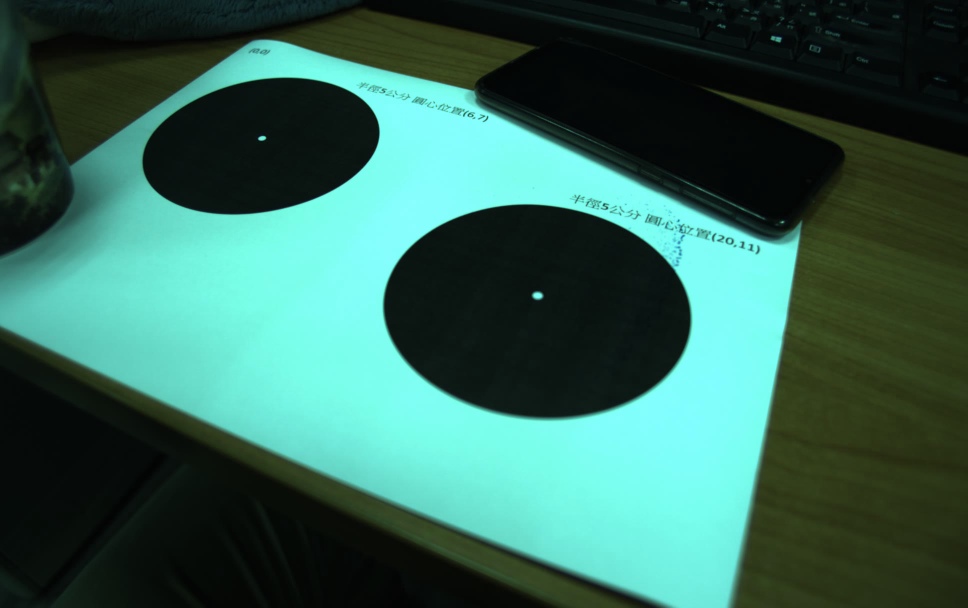
#> input picture Left.png, 1936 x 1216 px (shown at 1/2 size)
$ python EllipsesDetection.py   (older library calls are emulated)
#> lines starting #> are read from the running program, lines starting #| are printed output that depends on the picture; after the words box and inside, x2 and y2 are one past the last pixel; in counts of white or black regions, pixels touching at a corner belong together
import cv2
import numpy as np
import math
import time
import os, glob

class EllipsesDetection():
    """docstring for EllipsesDetection"""
    def __init__(self, img, intrinsic, distortion, radius=1, saveImgs=None):
        super(EllipsesDetection, self).__init__()

        self.imgC = img
        self.saveImgs = saveImgs
        self.intrinsic = intrinsic
        self.distortion = distortion
        self.radius = radius
        self.ellipses_ = []
        self.ori_h, self.ori_w, _ = img.shape
        if self.saveImgs != None:
            self.draw = np.zeros((img.shape[0]*2, img.shape[1]*2, 3), 'uint8')
            if not os.path.isdir(self.saveImgs):
                os.makedirs(self.saveImgs)
            else:
                for f in glob.glob(os.path.join(self.saveImgs, '*')):
                    os.remove(f)

        self.findEllipses()
        self.estimatePose()

    class ObliqueCone(object):
        """docstring for ObliqueCone"""
        # [83 lines left out: functions __init__, set, pose, not called in this run]

        def rotation2Normal(self, i):
            pass

        # [13 lines left out: function normal2Rotation, not called in this run]

    class Ellipse(object):
        """docstring for Ellipse"""
        # [13 lines left out: function __init__, not called in this run]

    class Marker(object):
        """docstring for Marker"""
        def __init__(self):
            super(EllipsesDetection.Marker, self).__init__()


    def findEllipses(self):
        t1 = time.time()
        self.edge_detection()
        t2 = time.time()
        print('Done Edge detection {} (sec)'.format(t2 - t1))
        self.contour_detection()
        t1 = time.time()
        print('Done Contour detection {} (sec)'.format(t1 - t2))
        self.hough_ellipses()
        t2 = time.time()
        print('Done Ellipses detection {} (sec)'.format(t2 - t1))
        pass

    def edge_detection(self):
        gray = cv2.cvtColor(self.imgC, cv2.COLOR_BGR2GRAY)
        # gray = cv2.GaussianBlur(gray, (3, 3), 0).astype(int)
        self.edges = cv2.Canny(gray.astype('uint8'), 85, 85*3, apertureSize=3)

    def contour_detection(self):
        self.contours, self.hierarchy = cv2.findContours(self.edges,
            cv2.RETR_TREE, cv2.CHAIN_APPROX_NONE)

    def hough_ellipses(self):
        for i, cnt in enumerate(self.contours):
            if len(cnt) > (self.ori_h+self.ori_w) / 7 and len(cnt) < (self.ori_h+self.ori_w) * 6 / 7:
                print('contours #{}'.format(i))
                cnt = cnt.reshape(-1,2)
                x_g, y_g = np.round(cnt.sum(0)/len(cnt)).astype(int)

                # setup center and a with geometric constrain
                x = np.arange(self.ori_w)
                y = np.arange(self.ori_h)
                xv, yv = np.meshgrid(x,y)
                max_distance = np.zeros((self.ori_h, self.ori_w), int)
                max_st = time.time()
                # [5 lines of commented-out code are left out]

                patch_size = 100
                max_distance_patch = np.zeros((patch_size*2, patch_size*2), int)
                xv_p = np.expand_dims(xv[y_g-patch_size:y_g+patch_size,x_g-patch_size:x_g+patch_size], axis=2).repeat(len(cnt), axis=2)
                yv_p = np.expand_dims(yv[y_g-patch_size:y_g+patch_size,x_g-patch_size:x_g+patch_size], axis=2).repeat(len(cnt), axis=2)
                distance = np.sqrt((xv_p - cnt[:,0])**2 + (yv_p - cnt[:,1])**2)
                max_distance_patch = distance.max(axis=2)
                assert max_distance_patch.shape == (patch_size*2, patch_size*2), 'max_distance_patch.shape = {}'.format(max_distance_patch.shape)
                a = np.min(max_distance_patch)
                center_px, center_py = np.where(max_distance_patch == a)
                center_y = xv_p[center_px, center_py, 0]
                center_x = yv_p[center_px, center_py, 0]
                max_distance[y_g-patch_size:y_g+patch_size,x_g-patch_size:x_g+patch_size] = max_distance_patch

                # [4 lines of commented-out code are left out]

                print("Max:", time.time() - max_st)
                print(np.array([center_x,center_y]))
                center = (center_x.sum()/len(center_x), center_y.sum()/len(center_y))
                print(center, a)

                tmp_img = np.copy(self.imgC)
                tmp_cnt = np.zeros_like(tmp_img)
                if self.saveImgs != None:
                    cv2.drawContours(tmp_img,[cnt],-1,(0,0,255),1)
                    cv2.drawContours(tmp_cnt,[cnt],-1,(255,255,255),1)
                    cv2.circle(tmp_img,(round(center[1]), round(center[0])), 5, (0,0,255), 1)
                    cv2.circle(tmp_cnt,(round(center[1]), round(center[0])), 5, (0,0,255), 1)
                    self.draw[:self.ori_h, :self.ori_w] = tmp_img
                    self.draw[self.ori_h:, :self.ori_w] = tmp_cnt
                    self.draw[:self.ori_h, self.ori_w:] = cv2.cvtColor(((max_distance/np.max(max_distance))*255).astype('uint8'), cv2.COLOR_GRAY2BGR)
                    self.draw[self.ori_h:, self.ori_w:] = [255, 255, 255]

                # hough transform and voting
                hough_st = time.time()
                hough_space = np.zeros((int(a+1), 180), int)
                for pt in cnt:
                    for w in range(0,180): # theta
                        G = w * math.pi / 180
                        XX = ((pt[0]-center[1])*math.cos(G)+(pt[1]-center[0])*math.sin(G))**2/(a**2)
                        YY = (-(pt[0]-center[1])*math.sin(G)+(pt[1]-center[0])*math.cos(G))**2
                        B = round(math.sqrt(abs(YY/(1-XX)))+1)
                        if B > 0 and B <= a:
                             hough_space[B,w] = hough_space[B,w]+1
                print("Hough:", time.time() - hough_st)

                # [9 lines of commented-out code are left out]

                max_para = hough_space.max()
                b, w = np.where(hough_space > max_para - len(cnt)/10) # select group of answers rather than just one
                max_para = hough_space[b,w]
                max_para = max_para.sum()/len(max_para)
                max_para = max_para.sum()#/len(max_para)
                bb = b.sum()/len(b) # avg b
                ww = w.sum()/len(w) # avg theta

                if max_para <= len(cnt)*0.15 or a/bb > 2.5:
                    print('[No result] {}/{} < 0.2, a/b {} > 2.5'.format(max_para, len(cnt), a/bb))
                else:
                    print('[Detected] b = {}, theta={}'.format(bb, ww*math.pi/180))
                    self.ellipses_.append(EllipsesDetection.Ellipse((a, bb), (center[1], center[0]), ww, (self.ori_w, self.ori_h)))

                    if self.saveImgs != None:
                        tmp = np.copy(self.imgC)
                        tmp = cv2.ellipse(tmp, ((center[1], center[0]), (a*2, bb*2), ww), (0, 255, 0), 1)
                        tmp_cnt = cv2.ellipse(tmp_cnt, ((center[1], center[0]), (a*2, bb*2), ww), (0, 255, 0), 1)
                        self.draw[self.ori_h:, :self.ori_w] = tmp_cnt
                        self.draw[self.ori_h:, self.ori_w:] = tmp
                        # cv2.imshow('result', tmp)
                        # cv2.waitKey(0)
                        # cv2.destroyAllWindows()

                if self.saveImgs != None:
                    hough_space = ((hough_space/hough_space.max()) * 255).astype('uint8')
                    hough_space = cv2.cvtColor(hough_space, cv2.COLOR_GRAY2BGR)
                    hough_space[b,w] = [0,0,255]
                    hough_space = cv2.resize(hough_space.astype('uint8'), (hough_space.shape[1]*2, hough_space.shape[0]*2), interpolation=cv2.INTER_NEAREST)
                    self.draw[-hough_space.shape[0]:, self.ori_w:self.ori_w+hough_space.shape[1]] = hough_space
                    cv2.imwrite(os.path.join(self.saveImgs, 'draw_{}.png'.format(i)), self.draw)
                    self.draw = np.zeros((self.ori_h*2, self.ori_w*2, 3), 'uint8')
                print('')

    # [9 lines left out: function estimatePose, not called in this run]


if __name__ == '__main__':
    # img = cv2.imread('e1.jpg')
    # img = cv2.resize(img, (img.shape[1]//4, img.shape[0]//4))
    img = cv2.imread('Left.png')
#> img is the input picture: shape (1216, 1936, 3); mean B, G, R 87.8, 100.2, 53

    cv_file = cv2.FileStorage("Left_cmx_dis.xml", cv2.FILE_STORAGE_READ)
    cmtx = cv_file.getNode("intrinsic").mat()
    dist = cv_file.getNode("distortion").mat()
    print("Intrinsic Matrix \n", cmtx)
    print("Distortion Coefficient \n", dist)
    cv_file.release()
    cmtx_new = cmtx.copy()
    map1, map2 = cv2.initUndistortRectifyMap(cmtx, dist, np.eye(3), cmtx_new, (img.shape[1], img.shape[0]), cv2.CV_16SC2)
    img = cv2.remap(img, map1, map2, interpolation=cv2.INTER_LINEAR, borderMode=cv2.BORDER_CONSTANT)
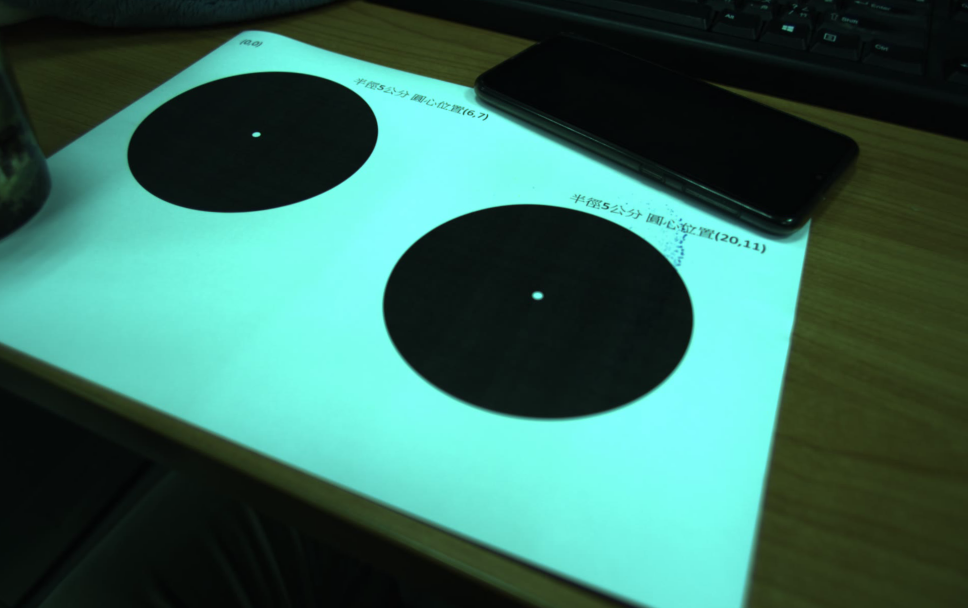
#> img: shape (1216, 1936, 3) (shown at 1/2 size); mean B, G, R 92.2, 104.9, 55.3
    detectionNode = EllipsesDetection(img, cmtx_new, dist, radius=5, saveImgs='result2')
#> in edge_detection, `gray = cv2.cvtColor(self.imgC, cv2.COLOR_BGR2GRAY)`:
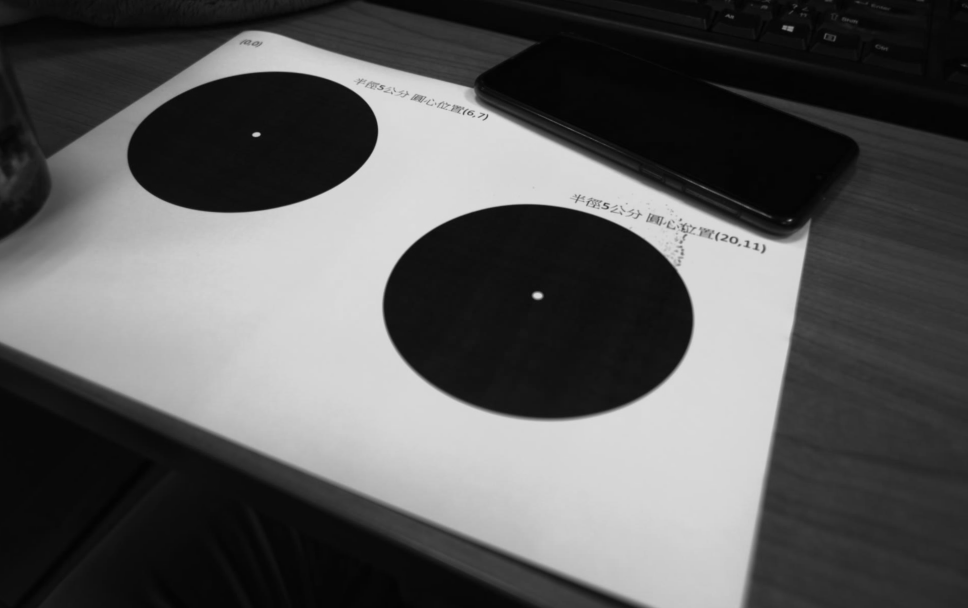
#> gray: shape (1216, 1936) (shown at 1/2 size); min 1, max 220, mean 88.5
#> in edge_detection, `self.edges = cv2.Canny(gray.astype('uint8'), 85, 85*3, apertureSize=3)`:
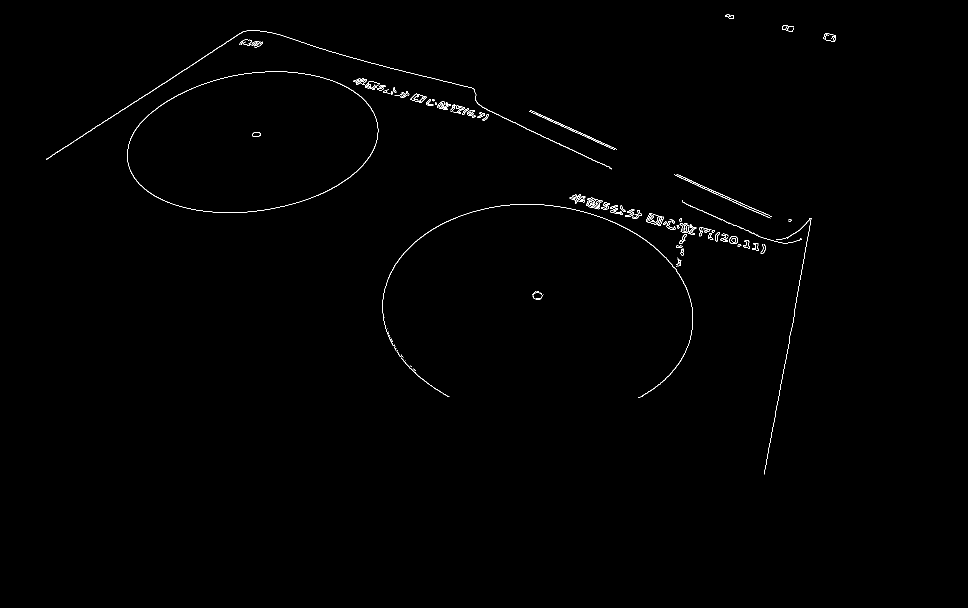
#> self.edges: shape (1216, 1936) (shown at 1/2 size); 0.44% white in thin lines or dots, all inside (x1, y1, x2, y2) = (92, 28, 1672, 949)
#> in contour_detection, `self.contours, self.hierarchy = cv2.findContours(self.edges, cv2.RETR_..`: self.contours = 175 contours, 89 with area under 20; largest, box (x1, y1, x2, y2) and area: (254, 143, 757, 426) 109192, (254, 143, 757, 426) 108912, (92, 61, 1224, 339) 382, (821, 187, 853, 206) 325, (1647, 66, 1672, 83) 288; self.hierarchy = 175 rows, first 6: [1, -1, -1, -1], [2, 0, -1, -1], [3, 1, -1, -1], [4, 2, -1, -1], [5, 3, -1, -1], [6, 4, -1, -1]
#> the loop in hough_ellipses, `for i, cnt in enumerate(self.contours):` made 86 passes
#> (x_g, y_g, patch_size, a, center_px, center_py, center_y, center_x) on pass 71: (1577, 663, 100, 260.2, [128, 130], [93, 104], [1570, 1581], [691, 693])
#> (printed output is left out)
#> after the loop in hough_ellipses, `for i, cnt in enumerate(self.contours):`:
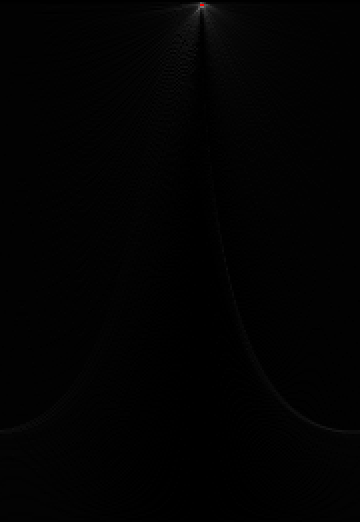
#> hough_space: shape (522, 360, 3); mean B, G, R 2.2, 2.2, 2.2
#> after the loop in hough_ellipses, `for i, cnt in enumerate(self.contours):`:
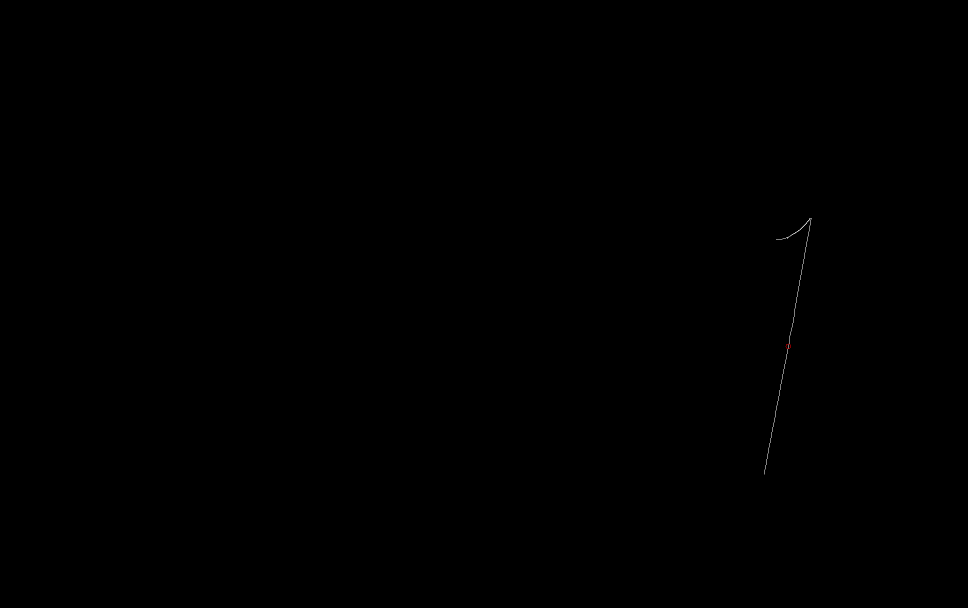
#> tmp_cnt: shape (1216, 1936, 3) (shown at 1/2 size); mean B, G, R 0.1, 0.1, 0.1
#> after the loop in hough_ellipses, `for i, cnt in enumerate(self.contours):`:
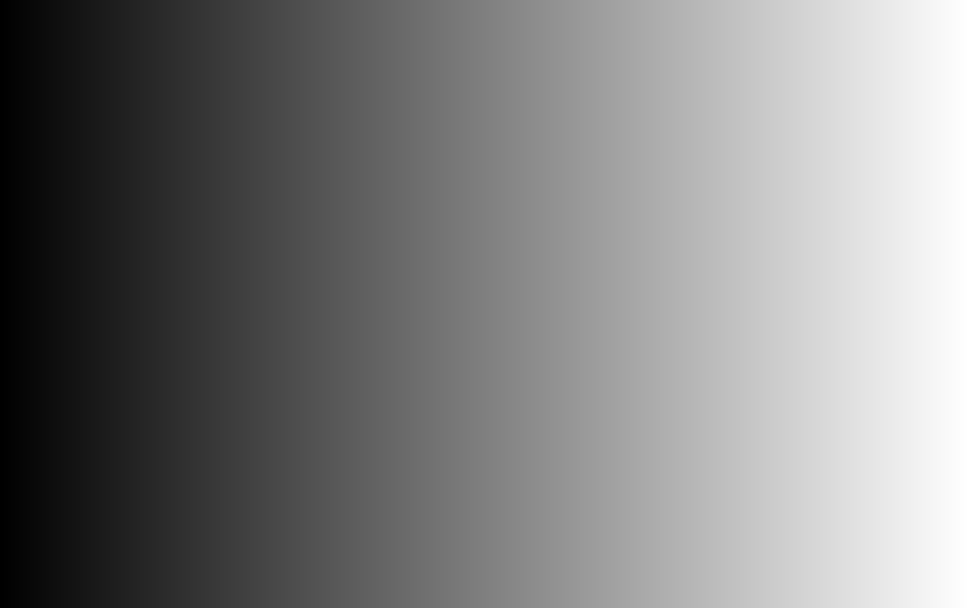
#> xv: shape (1216, 1936) int64 (shown at 1/2 size); min 0, max 1935, mean 967.5; drawn with min black and max white
#> after the loop in hough_ellipses, `for i, cnt in enumerate(self.contours):`:
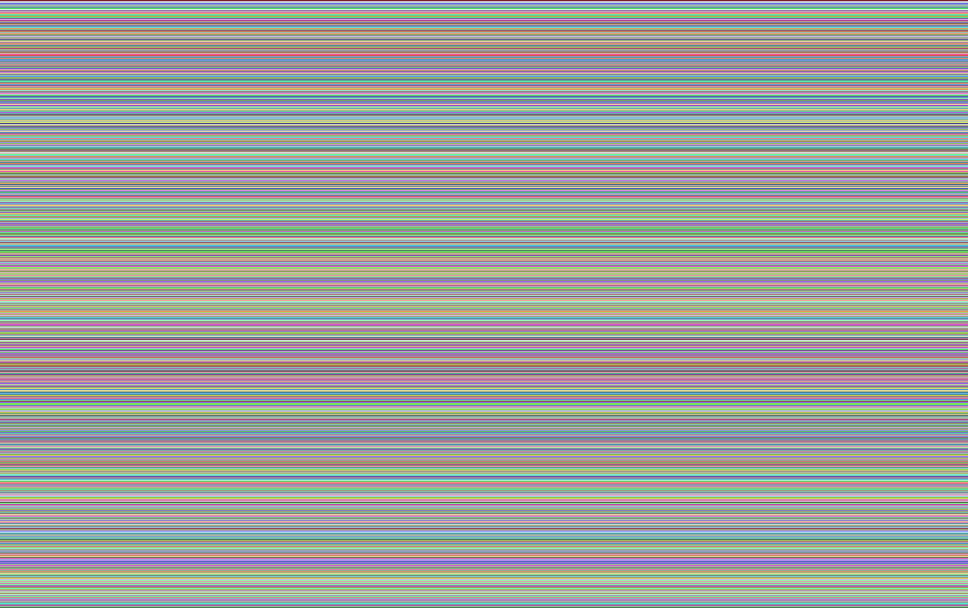
#> yv: shape (1216, 1936) int64 (shown at 1/2 size); 1216 distinct labels, from 0 to 1215; one colour per label, 0 black
#> after the loop in hough_ellipses, `for i, cnt in enumerate(self.contours):`: a = 260.2; bb = 2; hough_st = 1.8e+09; max_para = 414; max_st = 1.8e+09; patch_size = 100; self.ellipses_ = []; ww = 100.5; x = 1936 values from 0 to 1935; x_g = 1097; y = 1216 values from 0 to 1215; y_g = 532
#> (the run stopped early here; a loop or call above may not have finished)

$ run again, with Right.png copied over Left.png
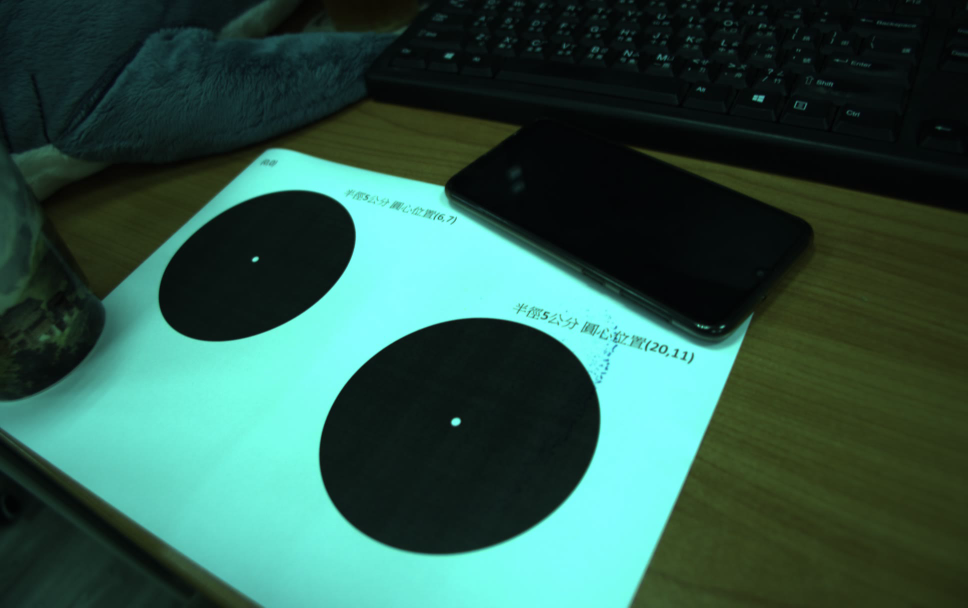
#> input picture Right.png, 1936 x 1216 px (shown at 1/2 size)
#> img is the input picture: shape (1216, 1936, 3); mean B, G, R 73.7, 85.6, 46.3
#> in edge_detection, `gray = cv2.cvtColor(self.imgC, cv2.COLOR_BGR2GRAY)`:
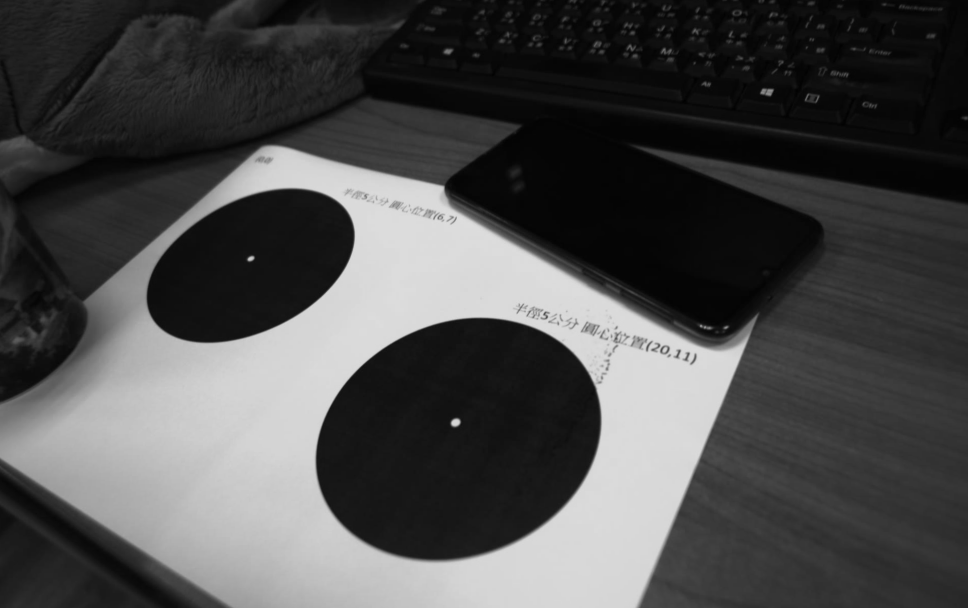
#> gray: shape (1216, 1936) (shown at 1/2 size); min 0, max 223, mean 74.8
#> in edge_detection, `self.edges = cv2.Canny(gray.astype('uint8'), 85, 85*3, apertureSize=3)`:
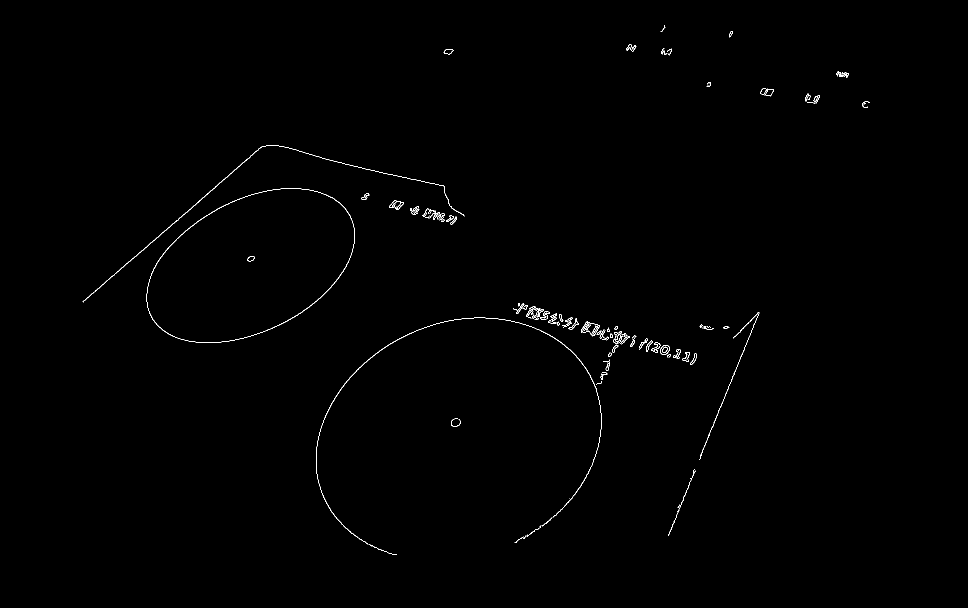
#> self.edges: shape (1216, 1936) (shown at 1/2 size); 0.36% white in thin lines or dots, all inside (x1, y1, x2, y2) = (165, 50, 1740, 1110)
#> self.contours = 138 contours, 71 with area under 20; largest, box (x1, y1, x2, y2) and area: (293, 376, 710, 686) 92161, (293, 376, 710, 686) 91841, (632, 635, 1203, 1089) 370, (165, 290, 929, 605) 308, (1320, 690, 1340, 709) 265; self.hierarchy = 138 rows, first 6: [1, -1, -1, -1], [2, 0, -1, -1], [3, 1, -1, -1], [4, 2, -1, -1], [5, 3, -1, -1], [6, 4, -1, -1]
#> the loop in hough_ellipses, `for i, cnt in enumerate(self.contours):` made 76 passes
#> (x_g, y_g, patch_size) on pass 76: (916, 808, 100)
#> (printed output is left out)
#> after the loop in hough_ellipses, `for i, cnt in enumerate(self.contours):`: max_st = 1.8e+09; patch_size = 100; self.ellipses_ = []; x = 1936 values from 0 to 1935; x_g = 916; y = 1216 values from 0 to 1215; y_g = 808
